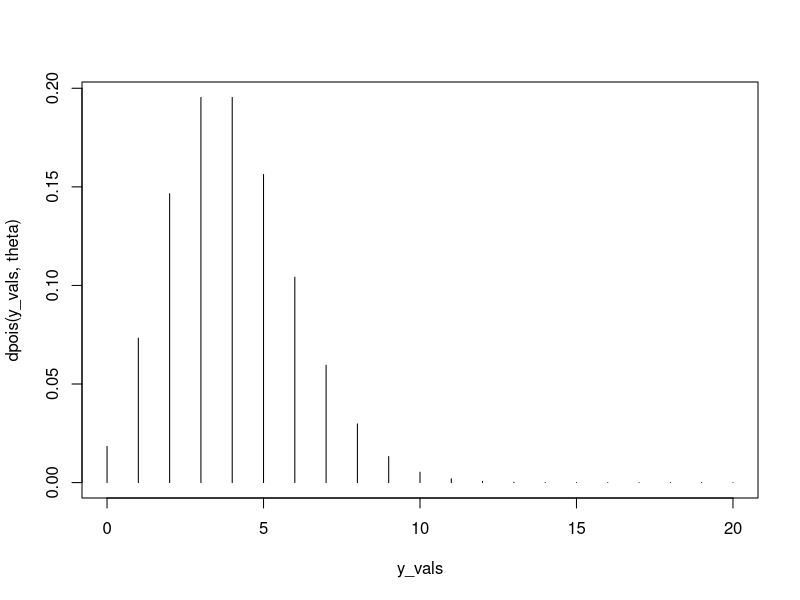
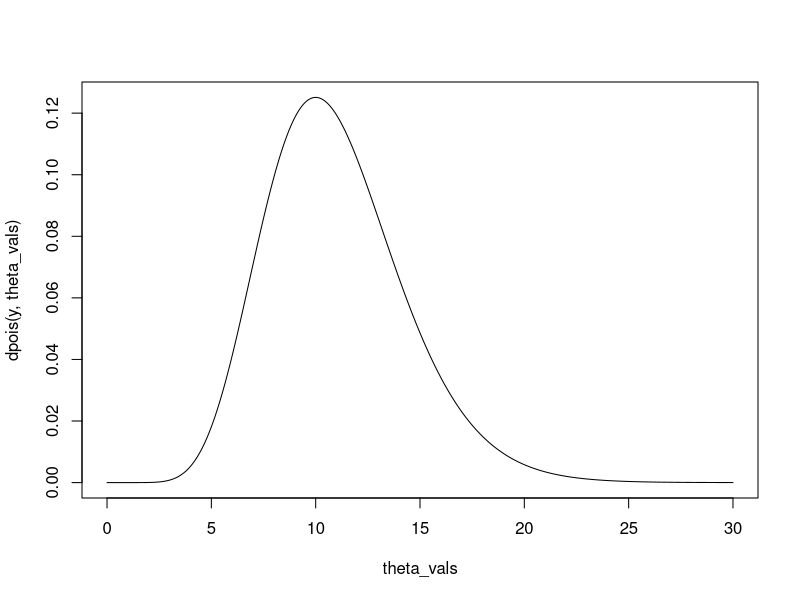
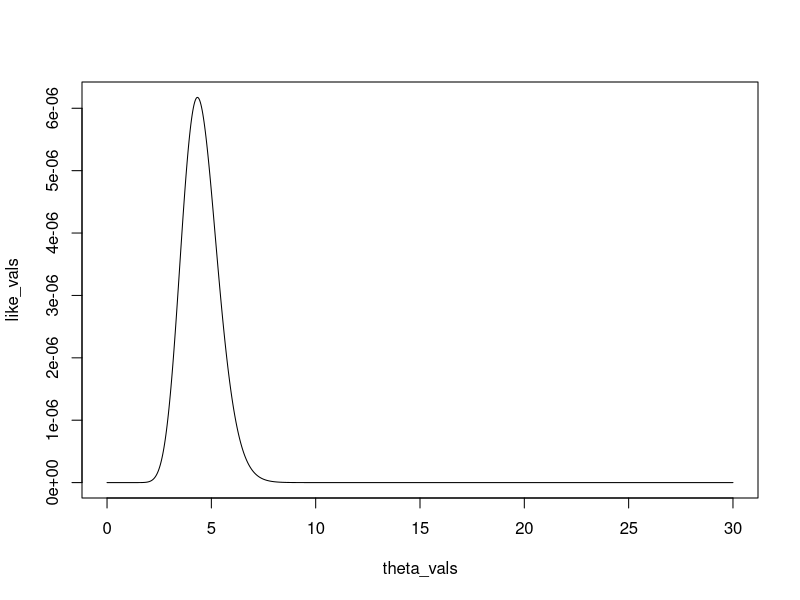
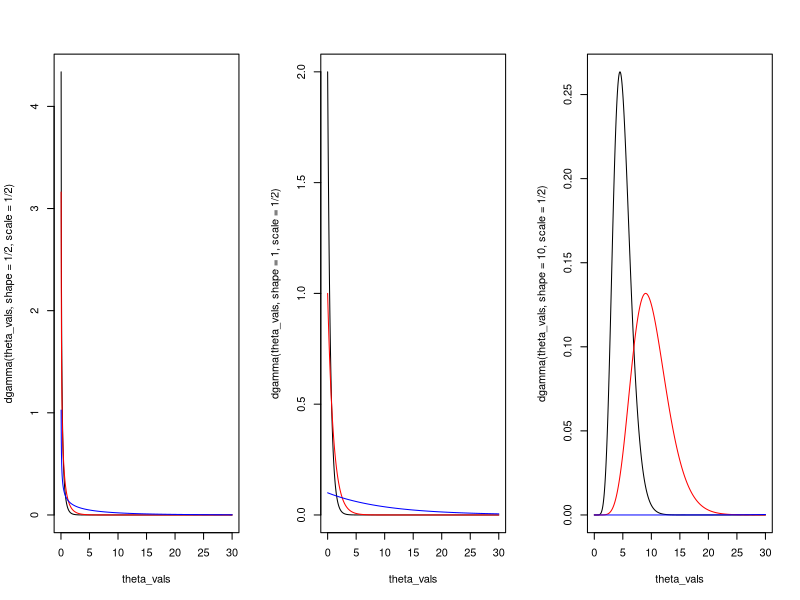
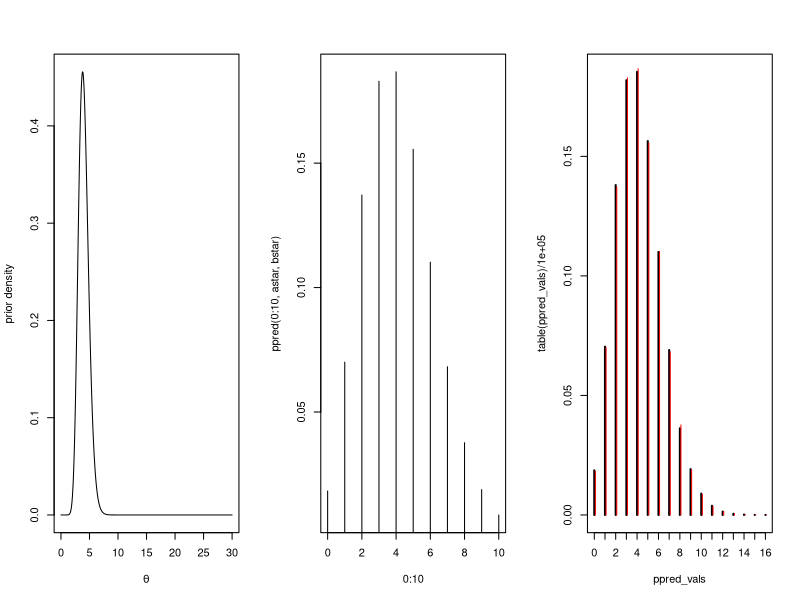
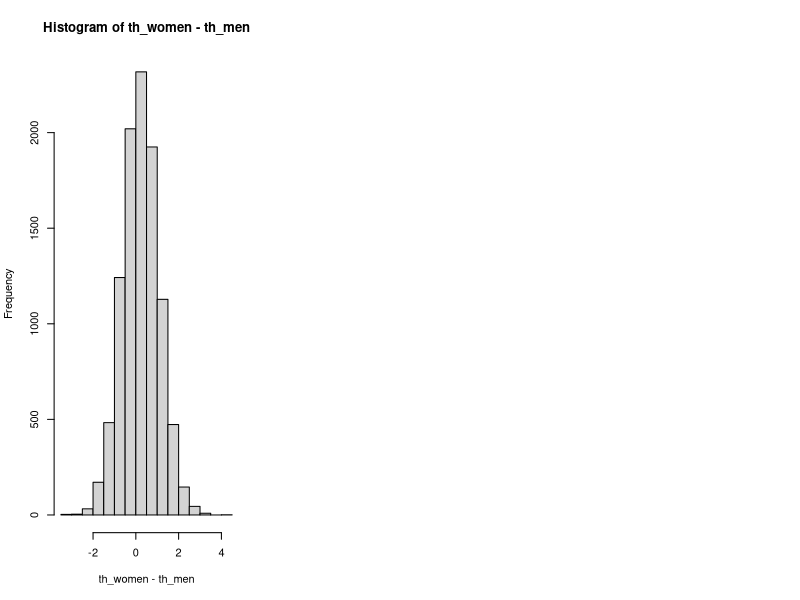

Write R code to recreate these figures, in order.
# Example of the Poisson-Gamma model that 
# was covered in class

# Goals scored by men's olympic hockey team
men <- c(5, 6, 5, 2, 6, 2)

# Goals scored by women's olympic hockey team
women <- c(5, 5, 5, 6, 5, 5, 2)

# First visualize the poisson pmf for theta = 4
y_vals <- 0:20
theta <- 4
plot(y_vals, dpois(y_vals, theta), type='h')

# Next visaulize the likelihood for Y=10 
# (the Poisson pmf as a functino of theta)
theta_vals <- seq(0,30, length=1001)
y <- 10
plot(theta_vals, dpois(y, theta_vals), type='l')

# Now plot the poisson likelihood for men's hockey data
like_func <- function(x){prod(dpois(men, x))} 
# Note that the "prod" function is used because
# we are assuming iid observations

like_vals <- sapply(theta_vals, like_func)

plot(theta_vals, like_vals, type='l')

# Next visualize the gamma prior
# plot the gamma prior for 
# a in {1/2, 1, 10} - shape
# b in {1/2, 1, 10} - scale

par(mfrow=c(1,3))
plot(theta_vals, dgamma(theta_vals, shape=1/2, scale=1/2), type='l')
lines(theta_vals, dgamma(theta_vals, shape=1/2, scale=1), type='l', col='red')
lines(theta_vals, dgamma(theta_vals, shape=1/2, scale=10), type='l', col='blue')

plot(theta_vals, dgamma(theta_vals, shape=1, scale=1/2), type='l')
lines(theta_vals, dgamma(theta_vals, shape=1, scale=1), type='l', col='red')
lines(theta_vals, dgamma(theta_vals, shape=1, scale=10), type='l', col='blue')

plot(theta_vals, dgamma(theta_vals, shape=10, scale=1/2), type='l')
lines(theta_vals, dgamma(theta_vals, shape=10, scale=1), type='l', col='red')
lines(theta_vals, dgamma(theta_vals, shape=10, scale=10), type='l', col='blue')


# Now we will carry out the analysis of rate of per game goal
# scoring for the Men's hockey team

# Prior elicitation.  These values are motivated by prior guess is
# 4 goals per game and we have b = 5 games worth of prior information.
# This results in a = 5x4 
# this prior is quite diffuse
a <- 20
b <- 5

# plot this prior
plot(theta_vals, dgamma(theta_vals, shape=20, rate=5), type='l',
	xlab=expression(theta),
	ylab="prior density")

# Posterior inference.  We know with a Poisson data model
# and a gamma prior on the rate of the Poisson, the posterior
# is theta|y1, y2, y3, y4 ~ Gamma(shape=astar, rate=bstar)
# astar = a + sum(y)
# bstar = b + n
sumy <- sum(men)
n <- length(men)

astar <- sumy + a
bstar <- n + b

# Start with posterior mean (mean of gamma)
astar/bstar
# mean of 4.18 goals scored per game

# posterior variance (variance of gamma)
astar/bstar^2
# variance of 0.38 

# credible interval 
qgamma(c(0.025, 0.975), shape=astar, rate=bstar)
# 95% probability that theta is between (3,06, 5.47)

# Carry out prediction regarding how many goals men's hockey team
# will score in their next game.

# we can use Monte Carlo here to quickly predict.  We will do both
ppred <- function(ynew, astar, bstar){
  lout <- -lfactorial(ynew) + astar*log(bstar) - lgamma(astar) +
           lgamma(ynew + astar) - (ynew + astar)*log(1 + bstar)
  exp(lout)         
} 

plot(0:10, ppred(0:10, astar, bstar), type='h')
# use the mode as the prediction
c(0:10)[which.max(ppred(0:10, astar, bstar))] # predict they score four goals

# We can use Monte Carlo to approxmiate the posterior predictive
# first sample from the posterior
theta_vals <- rgamma(100000, shape=astar, rate=bstar)
# then sampel from the poisson likelihood given posterior samples
ppred_vals <- rpois(100000, theta_vals)

table(ppred_vals)

plot(table(ppred_vals)/100000, type='h')

# compare this to the theoretical distribution
lines(0:17+0.1, ppred(0:17, astar,bstar), type='h', col='red')


# Compare men olympic hockey team goal scoring rate
# to the women olympic hockey team goal scoaring rate
# We will use Monte Carlo to do that
# 
# First sample from the posterior distribution for men
th_men <- rgamma(10000, shape=astar, rate=bstar)

# Next sample from the posterior distribution of womens hockey
astar_w <- a + sum(women)
bstar_w <- b + length(women)

th_women <- rgamma(10000, shape=astar_w, rate=bstar_w)

# Plot the posterior distribution of theta_men - theta_women
hist(th_women - th_men)

# This is the Pr(theta_women > theta_mn | y_men, y_women)
mean(th_women > th_men)
# This is 0.608, women and men lots of overlap in the posterior
# but better than a coin flip probability of being correct if
# you select women as scoring more goals.
